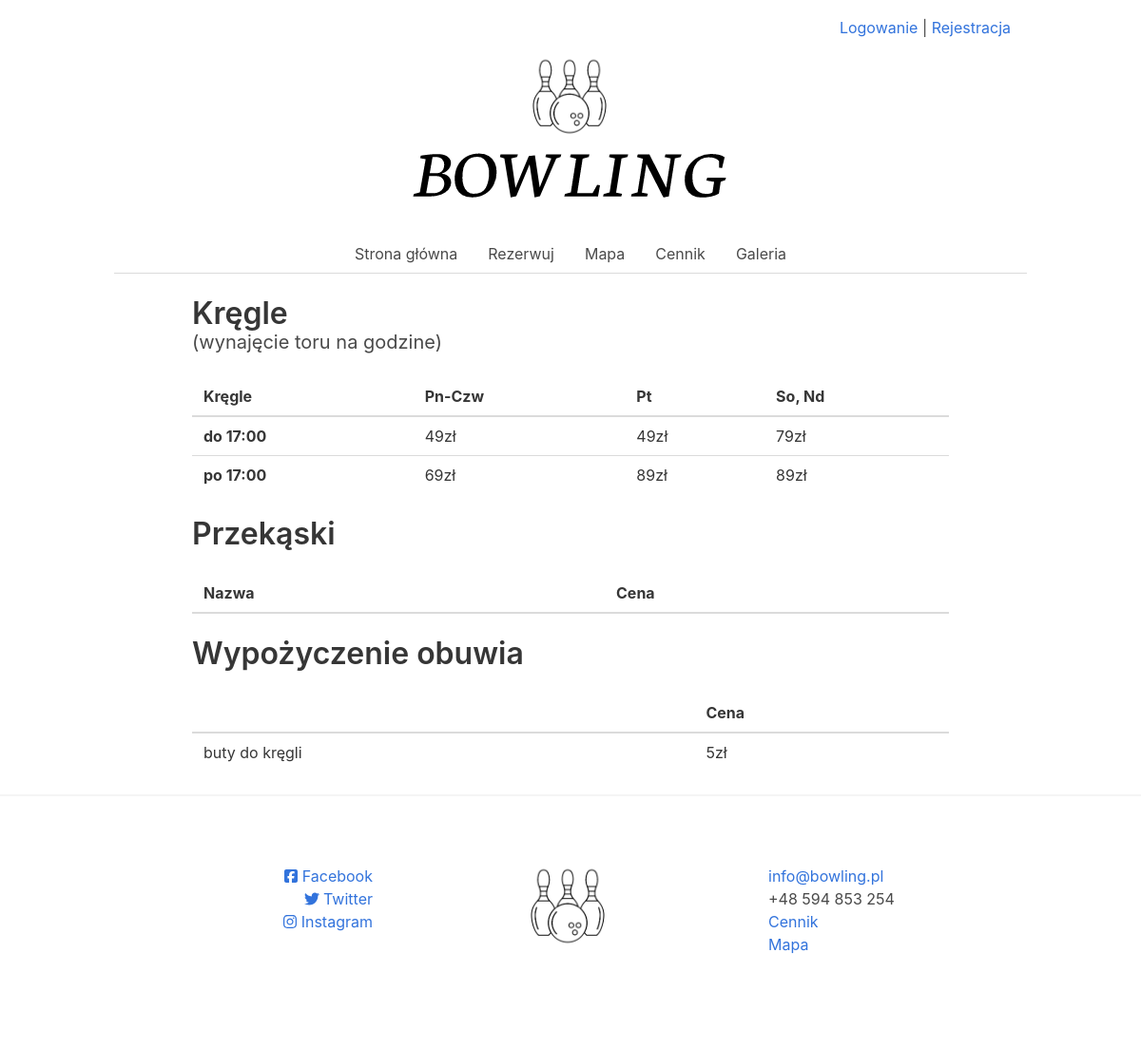
Before: /cennik/ with the older database file.
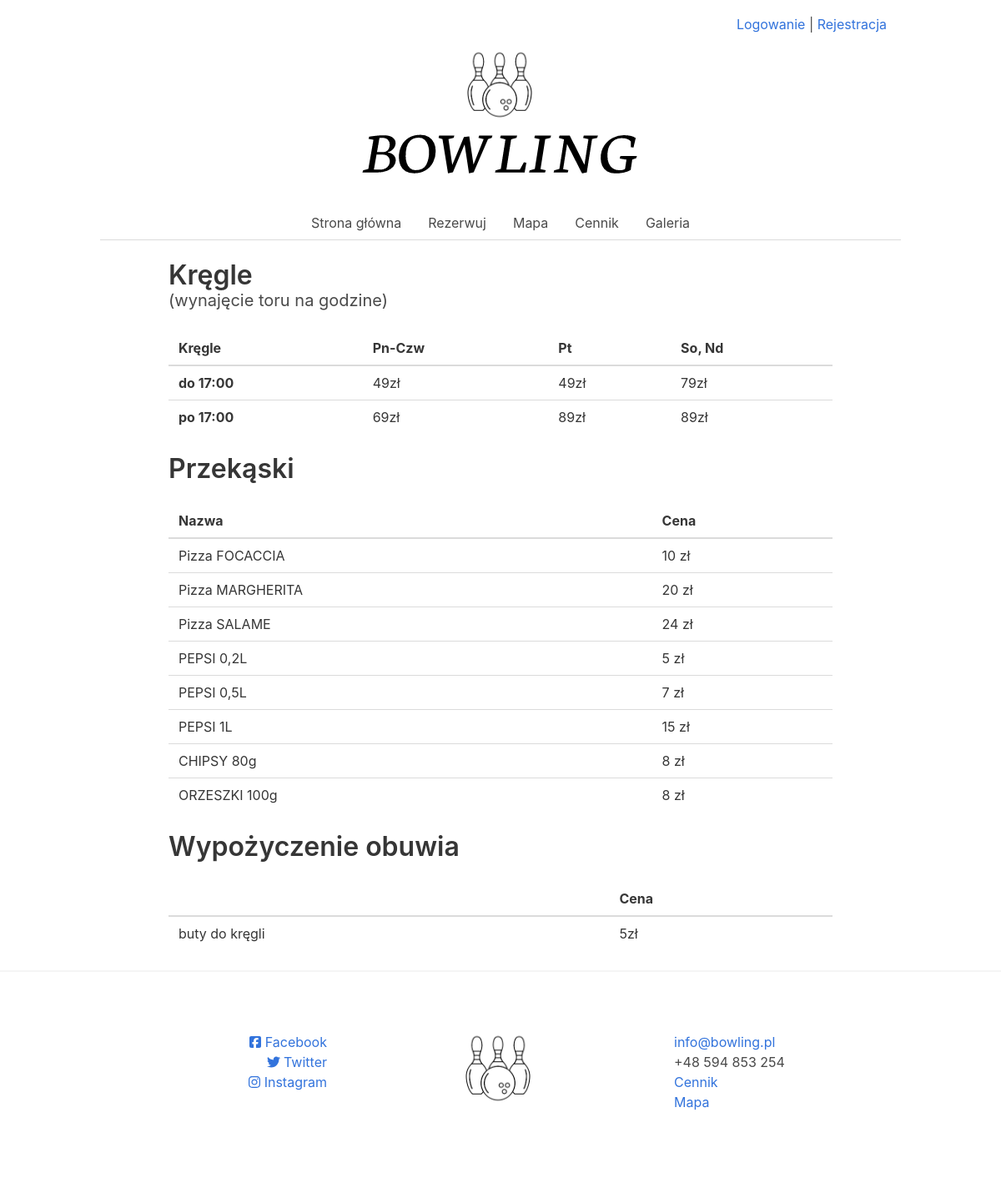
After: the same page with the newer database file.
### kregielnia_app/models.py (models this page shows, shortened)
class Przekaski(models.Model):
    class Meta:
        verbose_name_plural = "Przekąski"
    date_added = models.DateTimeField(auto_now_add=True)
    date_modified = models.DateTimeField(auto_now=True)
    wycofana = models.BooleanField(default=False)
    nazwa = models.CharField(max_length=64, null=False, blank=False)
    cena = models.IntegerField(null=False, blank=False)

### kregielnia_app/views.py (the view)
# urls.py: path('cennik/', views.CennikView.as_view(), name="cennik"),
class CennikView(View):
    def get(self, request):
        data = {"przekaski": Przekaski.objects.all()}
        return render(request, "kregielnia_app/cennik.html", data)

### kregielnia_app/templates/kregielnia_app/cennik.html (shortened to what this page needs)
{% extends '_Main/template.html' %}
{% load staticfiles %}
{% block content %}
<div class="column is-10 is-offset-1">
  <h1 class="title">
    Kręgle <p class="subtitle">(wynajęcie toru na godzine)</p>
  </h1>
  <table class="table is-fullwidth">
    <thead class="thead">
      <th>Kręgle</th>
      <th>Pn-Czw</th>
      <th>Pt</th>
      <th>So, Nd</th>
    </thead>
    <tbody>
      <tr>
        <td><b>do 17:00</b></td>
        <td>49zł</td>
        <td>49zł</td>
        <td>79zł</td>
      </tr>
      <tr>
        <td><b>po 17:00</b></td>
        <td>69zł</td>
        <td>89zł</td>
        <td>89zł</td>
      </tr>
    </tbody>
  </table>
  <h1 class="title">
    Przekąski
  </h1>
  <table class="table is-fullwidth">
    <thead class="thead">
      <th>Nazwa</th>
      <th>Cena</th>
    </thead>
    <tbody>
      {% for przekaska in przekaski %}
      <tr>
        <td>{{przekaska.nazwa}}</td>
        <td>{{przekaska.cena}}&nbsp;zł</td>
      </tr>
      {% endfor %}
    </tbody>
  </table>
  <h1 class="title">
    Wypożyczenie obuwia
  </h1>
  <table class="table is-fullwidth">
    <thead class="thead">
      <th></th>
      <th>Cena</th>
    </thead>
    <tbody>
      <tr>
        <td>buty do kręgli</td>
        <td>5zł</td>
      </tr>
    </tbody>
  </table>
</div>
{% endblock %}

### Kregielnia/templates/_Main/template.html (shortened to what this page needs)
{% load staticfiles %}
<!DOCTYPE html>
<html lang="pl" dir="ltr">
  <head>
    <link rel="stylesheet" href="{% static 'bulma-0.7.4/css/bulma.min.css' %}">
    <link rel="stylesheet" href="{% static 'magnific-popup/magnific-popup.css' %}">
    <link rel="stylesheet" href="{% static 'font-awesome/all.min.css' %}">
  </head>
  <body ng-app="KregielniaApp">
    {% include './upper-bar.html' %}
    <div class="container">
    <div class="columns is-mobile is-centered">
      <div class="column is-half">
        <div class="has-text-centered">
          <a href="/"><img src="{% static 'logo.png' %}"></a>
        </div>
      </div>
    </div>
    <div class="columns">
      <div class="column is-12">
        <div class="tabs is-centered">
          <ul>
            <li><a href="/">Strona główna</a></li>
            <li><a href="{% url 'rezerwacje' %}">Rezerwuj</a></li>
            <li><a href="{% url 'mapa' %}">Mapa</a></li>
            <li><a href="{% url 'cennik' %}">Cennik</a></li>
            <li><a href="{% url 'galeria' %}">Galeria</a></li>
          </ul>
        </div>
      </div>
    </div>
    <div class="columns">
      {% block content %}{% endblock %}
    </div>
  </div>
{% include '_Main/footer.html' %}
  </body>
</html>

### Kregielnia/templates/_Main/upper-bar.html
<div class="container">
  <div class="columns" style="margin: 3px;">
    <div class="column is-12">
      {% if user.is_authenticated %}
      <span style="margin: 2px;float:right;">
        <span>{{user.username}}
          {% if user.first_name and user.last_name %}
            ({{user.first_name}} {{user.last_name}})
          {% endif %}
        </span>
        |
        <a href="{% url 'moje_rezerwacje' %}">Moje rezerwacje</a>
        |
        <a href="{% url 'logout' %}">Wyloguj</a>
        {% if user.is_staff %}
        |
        <a href="/admin/">Panel administratora</a>
        {% endif %}
      </span>
      {% else %}
      <span style="margin: 2px;float:right;">
        <a href="{% url 'logowanie' %}?next=/">Logowanie</a>
        |
        <a href="{% url 'rejestracja' %}">Rejestracja</a>
      </span>
      {% endif %}
    </div>
  </div>
</div>

### Kregielnia/templates/_Main/footer.html (shortened to what this page needs)
{% load staticfiles %}
<hr>
<footer class="footer is-white" style="margin-top: 20px;background-color: white;">
    <div class="columns">
      <div class="column has-text-right is-hidden-mobile is-mobile">
        <ul>
          <li>
            <a href="#link"><i class="fab fa-facebook-square"></i>&nbsp;Facebook</a></li>
          <li>
            <a href="#link"><i class="fab fa-twitter"></i>&nbsp;Twitter</a></li>
          <li>
            <a href="#link"><i class="fab fa-instagram"></i>&nbsp;Instagram</a></li>
        </ul>
      </div>
      <div class="column is-hidden-mobile">
        <div class="has-text-centered">
          <img src="{% static 'logo_img.png' %}">
        </div>
      </div>
    <div class="column has-text-left is-hidden-mobile is-mobile">
        <ul>
          <li>
            <a href="mailto:info@bowling.pl">
              info@bowling.pl
            </a>
          </li>
          <li>
            +48 594 853 254
          </li>
          <li>
            <a href="{% url 'cennik' %}">Cennik</a>
          </li>
          <li>
            <a href="{% url 'mapa' %}">Mapa</a>
          </li>
        </ul>
      </div>
    </div>
</footer>

Changed rows visible on the page:
added Przekaski: nazwa "Pizza FOCACCIA", cena "10"
added Przekaski: nazwa "Pizza MARGHERITA", cena "20"
added Przekaski: nazwa "Pizza SALAME", cena "24"
added Przekaski: nazwa "PEPSI 0,2L", cena "5"
added Przekaski: nazwa "PEPSI 0,5L", cena "7"
added Przekaski: nazwa "PEPSI 1L", cena "15"
added Przekaski: nazwa "CHIPSY 80g", cena "8"
added Przekaski: nazwa "ORZESZKI 100g", cena "8"
